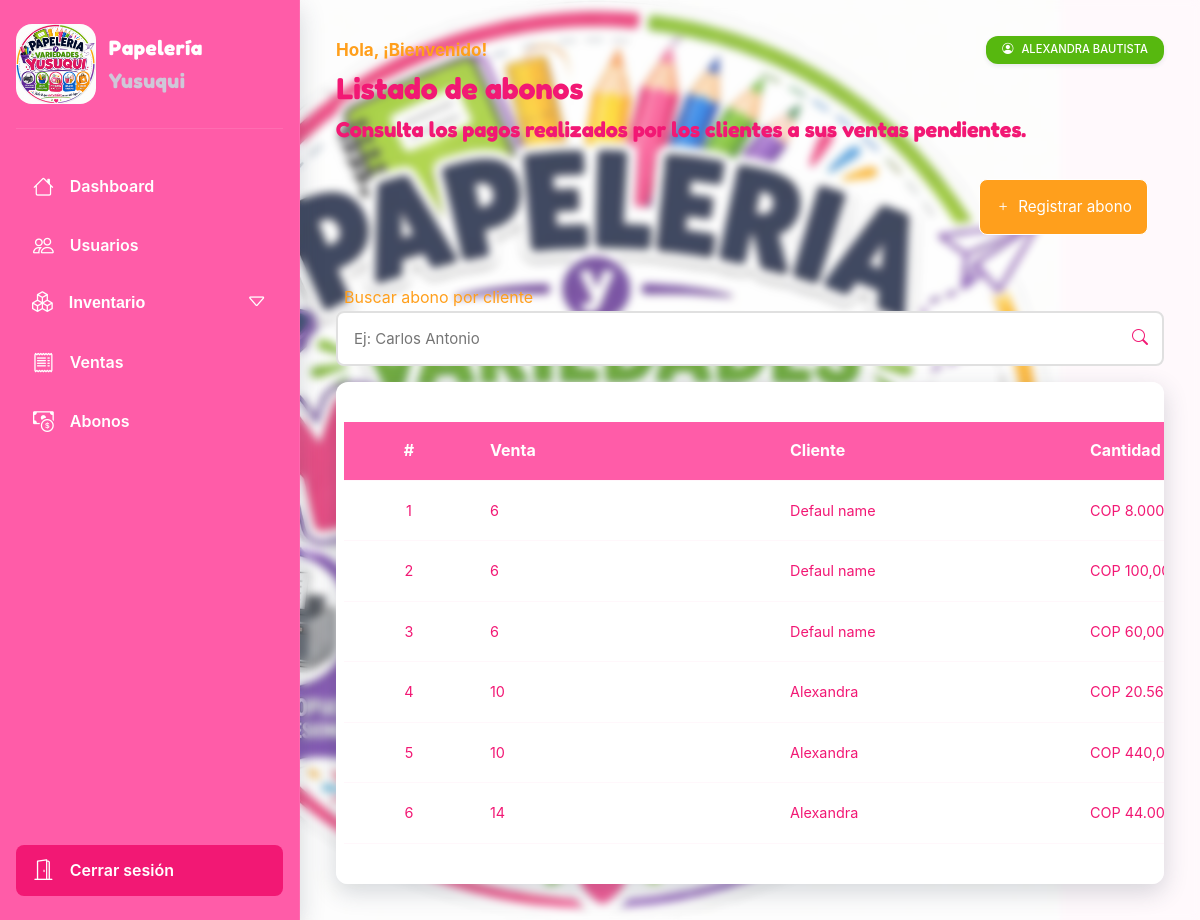
The page /orders/sale-payments/ (signed in) on the database its author committed.
### apps/accounts/models/member.py (models this page shows, shortened)
class Member(AbstractBaseUser):
    objects = BaseMemberManager()
    first_name = models.CharField(max_length=100, db_index=True)
    last_name = models.CharField(max_length=100, null=True, blank=True)
    email = models.EmailField(unique=True, db_index=True)
    phone_number = models.CharField(max_length=10, null=True, blank=True, unique=True, db_index=True)
    role = models.CharField(
        max_length=20,
        choices=RoleChoices.choices,
        default=RoleChoices.Cliente,
    )
    created_at = models.DateTimeField(auto_now_add=True)
    updated_at = models.DateTimeField(auto_now=True)
    is_staff = models.BooleanField(default=False)
    is_superuser = models.BooleanField(default=False)
    is_active = models.BooleanField(default=True)
    USERNAME_FIELD = 'email'
    REQUIRED_FIELDS = ['first_name',]
    def full_name(self):
        return f'{self.first_name} {self.last_name if self.last_name else ""}'
    class Meta:
        ordering = ('-created_at',)
        verbose_name = 'Usuario'
        verbose_name_plural = 'Usuarios'

### apps/orders/models/sale_payment.py (models this page shows, shortened)
class SalePayment(models.Model):
    class _PaymentMethod(models.TextChoices):
        CASH = 'Efectivo','Efectivo'
    sale = models.ForeignKey(
        'orders.Order',
        on_delete=models.CASCADE,
        related_name='payments',
    )
    customer = models.ForeignKey('accounts.Member', on_delete=models.CASCADE, related_name='payments', editable=False)
    amount = models.DecimalField(max_digits=10, decimal_places=2)
    payment_date = models.DateField(auto_now_add=True)
    payment_method = models.CharField(
        max_length=10,
        choices=_PaymentMethod.choices,
        default=_PaymentMethod.CASH,
    )
    notes = models.TextField(blank=True, null=True)

### apps/orders/models/order.py (models this page shows, shortened)
class Order(models.Model):
    customer = models.ForeignKey(
        'accounts.Member',
        on_delete=models.SET_NULL,
        null=True,
        blank=True,
    )
    phone_number = models.CharField(max_length=10, null=True, blank=True)
    total = models.DecimalField(max_digits=10, decimal_places=2, default=0, editable=False)
    payment_method = models.CharField(
        max_length=13,
        choices=PaymentMethod.choices,
        default=PaymentMethod.CASH
    )
    status = models.CharField(
        choices=OrderStatus.choices,
        default=OrderStatus.PENDING,
        max_length=10
    )
    interest_rate = models.DecimalField(max_digits=5, decimal_places=2, default=0)
    created_at = models.DateTimeField(auto_now_add=True)
    deadline_date = models.DateTimeField(null=True, blank=True)
    class Meta:
        ordering = ['-created_at']

### apps/orders/views/sale_payment_views.py (the view)
# urls.py: path('sale-payments/', views.SalePaymentListView.as_view(), name='sale-payments'),
@method_decorator(role_required([RoleChoices.Admin, RoleChoices.Vendedor]), name='dispatch')
class SalePaymentListView(ListView):
    model = SalePayment
    context_object_name = 'sale_payments'
    template_name = 'sale_payment/list.html'

### apps/common/templatetags/custom_filters.py (called while the page is built)
@register.filter(name='format_price')
def format_price(price):
    return (f'COP {price:,.2f}'
            .replace(',', 'X')
            .replace('.',',')
            .replace('X','.')
    )

### apps/common/utils/custom_decorator.py (called while the page is built)
def role_required(roles:list):
    def decorator(func):
        def wrapper(request, *args, **kwargs):
            if not request.user.is_authenticated:
                return redirect('core:accounts:login')
            if request.user.role not in roles:
                raise PermissionDenied
            return func(request, *args, **kwargs)
        return wrapper
    return decorator

### apps/orders/templates/sale_payment/list.html (shortened to what this page needs)
{% extends 'index.html' %}
{% load custom_filters %}
{% block main %}
    <h2 class="title">Listado de abonos</h2>
    <h4 class="subtitle"> Consulta los pagos realizados por los clientes a sus ventas pendientes.</h4>
    <nav class="nav">
        <a class="button" href="{% url 'core:orders:sale-payments-create' %}">
            <i class="bi bi-plus"></i>
            Registrar abono
        </a>
    </nav>
    <form class="filters">
        <div class="filter__group">
            <label class="filter__label">Buscar abono por cliente</label>
            <div class="relative">
                <input
                        type="text"
                        class="filter__input"
                        placeholder="Ej: Carlos Antonio"
                        name="search"
                        value="{{ search }}"
                >
                <i class="bi bi-search icon"></i>
            </div>
        </div>
    </form>
    {% if sale_payments %}
    <div class="scroll card--base">
        <div class="table">
            <div class="table__header">
                <div class="table__row">
                    <div class="table__cell table__cell--sm">#</div>
                    <div class="table__cell">Venta</div>
                    <div class="table__cell">Cliente</div>
                    <div class="table__cell">Cantidad (Pesos)</div>
                </div>
            </div>
            <div class="table__body">
                {% for sale_payment in sale_payments %}
                    <div class="table__row">
                        <div class="table__cell table__cell--sm">{{ forloop.counter }}</div>
                        <div class="table__cell">{{ sale_payment.sale.id }}</div>
                        <div class="table__cell">{{ sale_payment.customer.first_name }}</div>
                        <div class="table__cell">{{ sale_payment.amount|format_price }}</div>
                    </div>
                {% endfor %}
            </div>
        </div>
    </div>
    {% else %}
    <p class="alerts alerts--404">No hay abonos registrado</p>
    {% endif %}
{% endblock %}

### templates/index.html (shortened to what this page needs)
{% load static %}
<!DOCTYPE html>
<html lang="en">
<head>
    <link rel="stylesheet" href="{% static 'css/styles.css' %}">
</head>
<body>
    <div class="page" style="background-image: url('{% static "image/brand.jpeg" %}')">
        <aside class="sidebar">
            <header class="sidebar__header">
                <img src="{% static 'image/brand.jpeg' %}" alt="brand" class="brand__img">
                <p class="sidebar__title">Papelería <span>Yusuqui</span></p>
            </header>
            <ul class="menu">
                <li class="menu__item">
                    <a class="menu__link" href="{% url 'core:dashboard:dashboard' %}">
                        <i class="bi bi-house"></i>
                        <span class="menu__title">Dashboard</span>
                    </a>
                </li>
                <li class="menu__item">
                    <a class="menu__link" href="{% url 'core:accounts:member-list' %}">
                        <i class="bi bi-people"></i>
                        <span class="menu__title">Usuarios</span>
                    </a>
                </li>
                <li class="menu__item menu__item--dropdown">
                    <button class="menu__link dropdown__toggle">
                        <i class="bi bi-boxes"></i>
                        <span class="menu__title">Inventario</span>
                        <i class="bi bi-caret-down dropdown__icon"></i>
                    </button>
                </li>
                <li class="menu__item">
                    <a class="menu__link" href="{% url 'core:orders:list' %}">
                        <i class="bi bi-receipt"></i>
                        <span class="menu__title">Ventas</span>
                    </a>
                </li>
                <li class="menu__item">
                    <a class="menu__link" href="{% url 'core:orders:sale-payments' %}">
                        <i class="bi bi-cash-coin"></i>
                        <span class="menu__title">Abonos</span>
                    </a>
                </li>
                <li class="menu__item logout">
                    <a
                            class="menu__link"
                            data-url="{% url 'core:accounts:logout' %}"
                    >
                        <i class="bi bi-door-open"></i>
                        <span class="menu__title">Cerrar sesión</span>
                    </a>
                </li>
            </ul>
        </aside>
        <main class="page__content">
            <header class="page__header">
                <p class="page__header__message"></p>
                <p
                        class="badge badge--normal"
                        title="Usuario activo"
                >
                    <i class="bi bi-person-circle"></i>
                    <span>{{ request.user.full_name }}</span>
                </p>
            </header>
            {% block main %}
            {% endblock main %}
        </main>
    </div>
</body>
</html>

### rows shown on the page
Member: user.full_name "ALEXANDRA BAUTISTA"
SalePayment: sale.id "6", customer.first_name "Defaul name", amount "COP…"
SalePayment: sale.id "6", customer.first_name "Defaul name", amount "COP…"
SalePayment: sale.id "6", customer.first_name "Defaul name", amount "COP 60,00"
SalePayment: sale.id "10", customer.first_name "Alexandra", amount "COP…"
SalePayment: sale.id "10", customer.first_name "Alexandra", amount "COP…"
SalePayment: sale.id "14", customer.first_name "Alexandra", amount "COP…"
